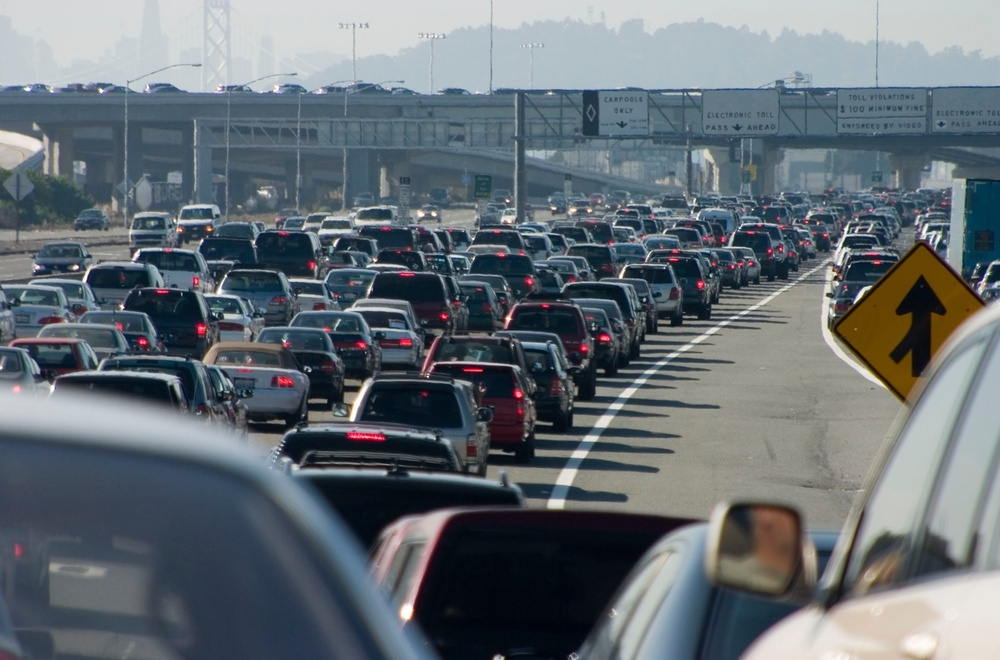
#> input picture Computer Vision Deep Dive in Python/Ch02/02_06/traffic.jpg, 1000 x 660 px, shrunk from 1293 x 853 before the run
$ python challenge_ch02.py
#> lines starting #> are read from the running program, lines starting #| are printed output that depends on the picture
import numpy as np
import matplotlib.pyplot as plt
from EC_CV import *

# %config InlineBackend.figure_formats = 'retina'

# We'll work with 1 JPEG and 2 PNGs
traffic = plt.imread("traffic.jpg")
#> traffic is the input picture: shape (660, 1000, 3); mean R, G, B 101.4, 110.1, 116.4
penguins = plt.imread("penguins.png")
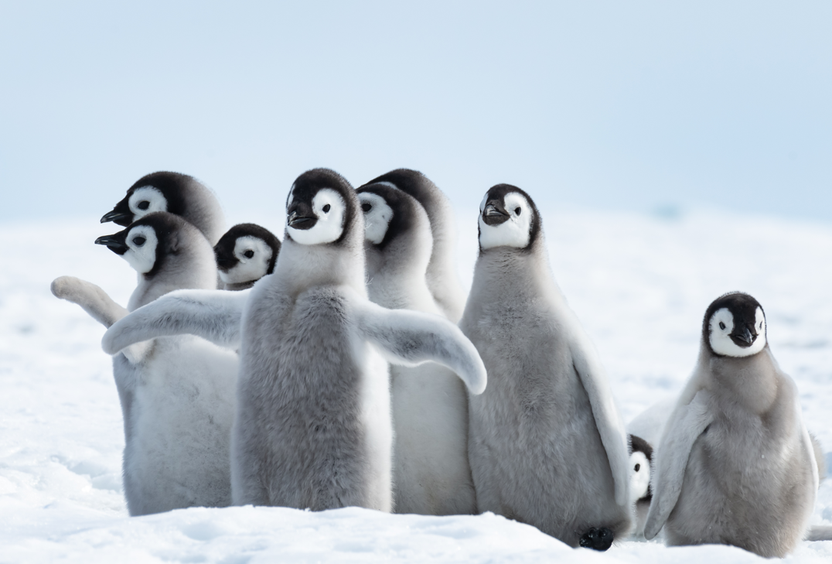
#> input picture Computer Vision Deep Dive in Python/Ch02/02_06/penguins.png, 832 x 564 px, shrunk from 1076 x 729 before the run
#> penguins is the input picture: shape (564, 832, 4) float32; mean R, G, B, A 0.72, 0.758, 0.793, 1
icepops = plt.imread("icepops.png")
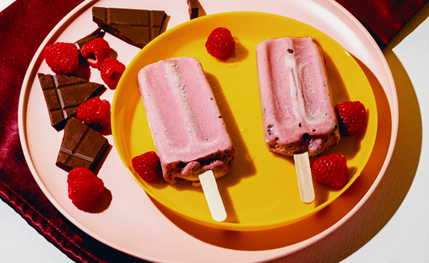
#> input picture Computer Vision Deep Dive in Python/Ch02/02_06/icepops.png, 429 x 263 px, shrunk from 555 x 340 before the run
#> icepops is the input picture: shape (263, 429, 3) float32; mean R, G, B 0.711, 0.466, 0.322

# Task #1: Find the RGBA file
#
# One of these images is a JPEG file, and the other two are PNGs.
# One of the PNGs is encoded as RGB, and the other as RGBA.
# Identify the PNG file that's encoded as RGBA.
# You may do this any way you want: Get the dimensions, print a pixel, etc.

# Write your code here

# Task #2: Convert the images to an 8-bit unsigned integer RGB encoding
#
# Depending on each image, the type of its values may be a floating-point
# number or an integer.
# Since we want to work with 8-bit RGB, we need to make sure all our
# arrays are encoded that way.
# Feel free to use the functions in the EC_CV.py source file (imported above).

# Write your code here

# Task #3 (3 cells): Print the images
#
# In this cell, display traffic, showing its axes

# Write your code here

# In this cell, display penguins, hiding its axes

# Write your code here

# In this cell, display icepops, hiding its axes

# Write your code here

# Task #4 (3 cells): Manipulate the images
#
# In this cell, flip traffic horizontally (mirror image)
# and display the resulting image

# Write your code here

# In this cell, rotate penguins 90 degrees clockwise
# and display the resulting image.
#
# This rotation means -90 degrees, or +270 degrees.

# Write your code here

# Lastly, let's multiply icepops by 2
#
# Don't modify this cell, just run it.
# Then, run the next cell 10 times.

# If you lose count, or you need to run the experiment again,
# you may rerun this cell to reset img to icepops.

img = icepops

# Run this cell 10 times and see what happens each time.
# Don't modify this cell, just run it.

img *= 2
plt.axis("off")
plt.imshow(img)

"""## Can you explain what happened?"""
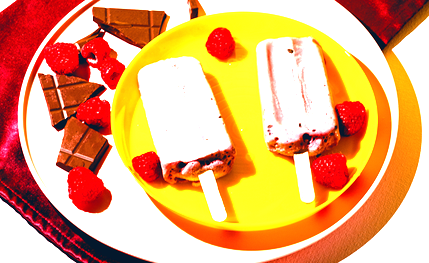
#> shown: shape (263, 429, 3) float32; mean R, G, B 0.915, 0.665, 0.445
